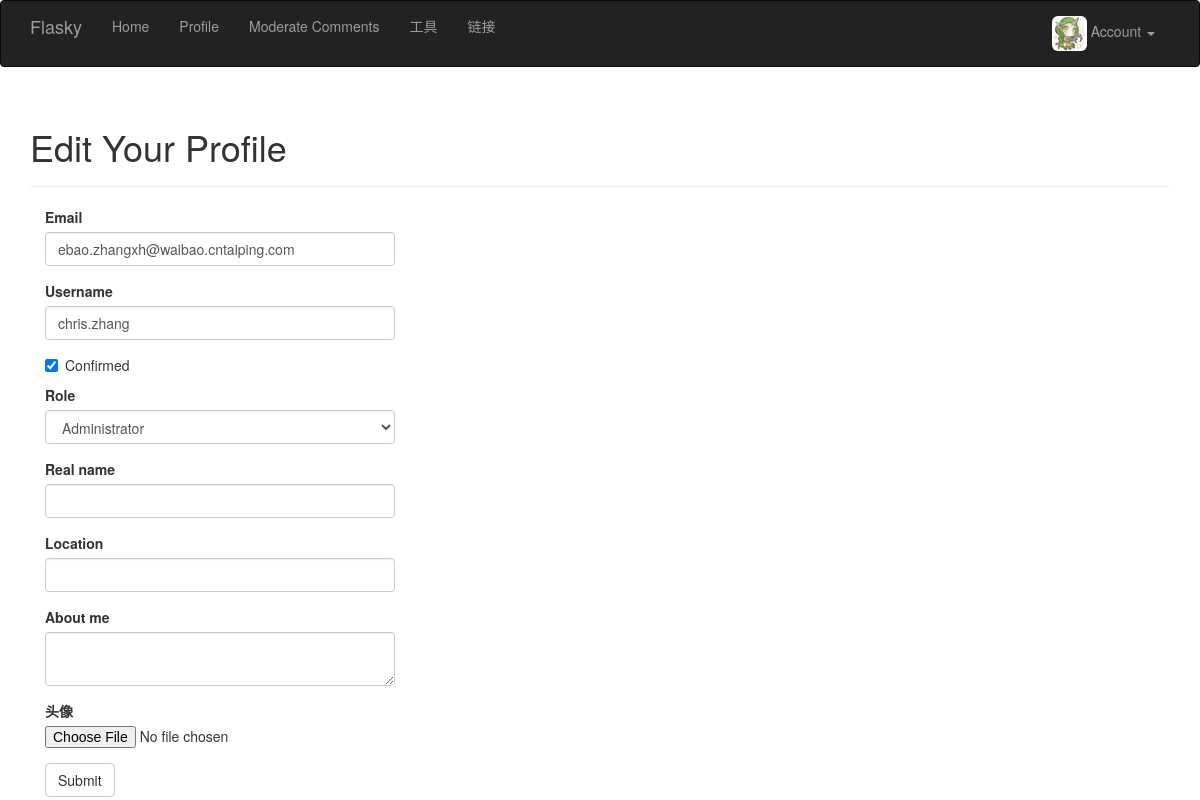
The page /edit-profile/1 (signed in) on the database its author committed.
### app/models.py (models this page shows, shortened)
class User(UserMixin, db.Model):
    __tablename__ = 'users'
    id = db.Column(db.Integer, primary_key=True)
    email = db.Column(db.String(64), unique=True, index=True)
    username = db.Column(db.String(64), unique=True, index=True)
    password_hash = db.Column(db.String(128))
    confirmed = db.Column(db.Boolean, default=False)
    row_id = db.Column(db.Integer, db.ForeignKey('roles.id'))
    posts = db.relationship('Post', backref='author', lazy='dynamic')
    name = db.Column(db.String(64))
    location = db.Column(db.String(64))
    about_me = db.Column(db.Text())
    member_since = db.Column(db.DateTime(), default=datetime.utcnow)
    last_seen = db.Column(db.DateTime(), default=datetime.utcnow)
    small_image = db.Column(db.Text(), default='default_small.jpg')
    big_image = db.Column(db.Text(), default='default_big.jpg')
    followed = db.relationship('Follow',
                               foreign_keys=[Follow.follower_id],
                               backref=db.backref('follower', lazy='joined'),
                               lazy='dynamic',
                               cascade='all, delete-orphan')
    followers = db.relationship('Follow',
                                foreign_keys=[Follow.followed_id],
                                backref=db.backref('followed', lazy='joined'),
                                lazy='dynamic',
                                cascade='all, delete-orphan')
    comments = db.relationship('Comment', backref='author', lazy='dynamic')
    def can(self, permissions):
        return self.role is not None and \
               (self.role.permissions & permissions) == permissions
    @property
    def password(self):
        raise AttributeError('password is not a readable attribute')
    def ping(self):
        self.last_seen = datetime.utcnow()
        db.session.add(self)

### app/main/views.py (the view, shortened to what this page needs)
@main.route('/edit-profile/<int:id>', methods=['POST', 'GET'])
@login_required
@admin_required
def edit_profile_admin(id):
    user = User.query.get_or_404(id)
    form = EditProfileAdminForm(user=user)
    form.email.data = user.email
    form.username.data = user.username
    form.confirmed.data = user.confirmed
    form.role.data = user.row_id
    form.name.data = user.name
    form.location.data = user.location
    form.about_me.data = user.about_me
    return render_template('edit_profile.html', form=form, user=user)

### app/main/forms.py (shortened to what this page needs)
class EditProfileAdminForm(Form):
    email = StringField('Email', validators=[Required(), Length(1, 64), Email()])
    username = StringField('Username', validators=[
        Required(), Length(1, 64), Regexp('^[A-Za-z][A-Za-z0-9_.]*$', 0, 'Usernames must have only letters, '
                                                                         'numbers, dots or underscores'
                                          )
    ])
    confirmed = BooleanField('Confirmed')
    role = SelectField('Role', coerce=int)
    name = StringField('Real name', validators=[Length(0, 64)])
    location = StringField('Location', validators=[Length(0, 64)])
    about_me = TextAreaField('About me')
    image = FileField('头像')
    submit = SubmitField('Submit')
    def __init__(self, user, *args, **kwargs):
        super(EditProfileAdminForm, self).__init__(*args, **kwargs)
        self.role.choices = [(role.id, role.name) for role in Role.query.order_by(Role.name).all()]
        self.user = user

### app/auth/views.py (called while the page is built)
@auth.before_app_request
def before_request():
    if current_user.is_authenticated:
        current_user.ping()
        if not current_user.confirmed \
                and request.endpoint[:5] != 'auth.' \
                and request.endpoint != 'static':
            return redirect(url_for('auth.unconfirmed'))

### app/main/__init__.py (called while the page is built)
@main.app_context_processor
def inject_permissions():
    return dict(Permission=Permission)

### app/models.py (called while the page is built)
@login_manager.user_loader
def load_user(user_id):
    return User.query.get(int(user_id))

### app/templates/edit_profile.html (shortened to what this page needs)
{% extends "base.html" %}
{% import "bootstrap/wtf.html" as wtf %}
{% block page_content %}
<div class="page-header">
    <h1>Edit Your Profile</h1>
</div>
<div class="col-md-4">
    {{ wtf.quick_form(form) }}
</div>
{% endblock %}

### app/templates/base.html (shortened to what this page needs)
{% extends "bootstrap/base.html" %}
{% block head %}
{{ super() }}
<link rel="stylesheet" type="text/css" href="{{ url_for('static', filename='styles.css') }}">
{% endblock %}
{% block navbar %}
<div class="navbar navbar-inverse" role="navigation">
    <div class="container">
        <div class="navbar-header">
            <a class="navbar-brand" href="{{ url_for('main.index') }}">Flasky</a>
        </div>
        <div class="navbar-collapse collapse">
            <ul class="nav navbar-nav">
                <li><a href="{{ url_for('main.index') }}">Home</a></li>
                {% if current_user.is_authenticated %}
                <li><a href="{{ url_for('main.user', username=current_user.username) }}">Profile</a></li>
                {% endif %}
                {% if current_user.can(Permission.MODERATE_COMMENTS) %}
                <li><a href="{{ url_for('main.moderate') }}">Moderate Comments</a></li>
                {% endif %}
                {% if current_user.can(Permission.ADMINISTER) %}
                <li><a href="{{ url_for('main.tool_index') }}">工具</a></li>
                {% endif %}
                <li><a href="http://10.7.219.77:8080/company/">链接</a> </li>
            </ul>
            <ul class="nav navbar-nav navbar-right">
                {% if current_user.is_authenticated %}
                <li class="dropdown">
                    <a href="#" class="dropdown-toggle" data-toggle="dropdown">
                        <img class='img-rounded' src="/static/uploads/{{ current_user.small_image }}">
                        Account <b class="caret"></b>
                    </a>
                </li>
                {% else %}
                <li><a href="{{ url_for('auth.login') }}">Log In</a></li>
                {% endif %}
            </ul>
        </div>
    </div>
</div>
{% endblock %}
{% block content %}
<div class="container">
    {% block page_content %}{% endblock %}
</div>
{% endblock %}

### rows shown on the page
User: small_image (picture), email "ebao.zhangxh@waibao.cntaiping.com", username "chris.zhang", confirmed "☑"
